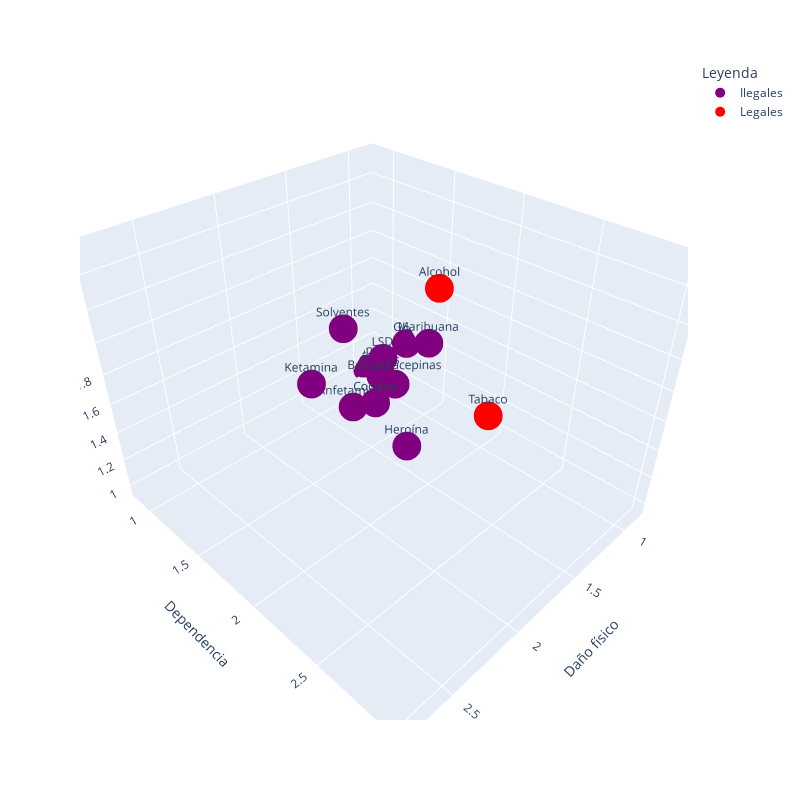

Notebook code for this chart:
### Code cell
import plotly.express as px
import pandas as pd

data = {
    "Sustancia": [
        "Heroína", "Cocaína", "Alcohol", "Ketamina", "Benzodiacepinas",
        "Anfetaminas", "Tabaco", "Marihuana", "Solventes", "LSD", "GHB", "Éxtasis", "Poppers"
    ],
    "Daño físico": [
        2.78, 2.33, 1.40, 2.00, 1.63, 1.81, 1.24, 0.99, 1.28, 1.13, 0.86, 1.05, 0.93
    ],
    "Dependencia": [
        3.00, 2.39, 1.93, 1.54, 1.83, 1.67, 2.21, 1.51, 1.01, 1.23, 1.19, 1.13, 0.87
    ],
    "Daño social": [
        2.54, 2.17, 2.21, 1.69, 1.65, 1.50, 1.42, 1.50, 1.52, 1.32, 1.30, 1.09, 0.97
    ]
}

# Actualizar el color de los puntos para sustancias legales (alcohol y tabaco) a gris
df['Color'] = df['Sustancia'].apply(lambda x: 'Legales' if x in ['Alcohol', 'Tabaco'] else 'Ilegales')

fig = px.scatter_3d(df, x="Daño físico", y="Dependencia", z="Daño social", text="Sustancia", color="Color",
                     color_discrete_map={"Legales": "red", "Ilegales": "purple"})

# Cambiar el tamaño de la figura y hacerla cuadrada
fig.update_layout(
    width=800,  # Ancho
    height=800,  # Alto
    scene=dict(xaxis_title="Daño físico", yaxis_title="Dependencia", zaxis_title="Daño social")
)

# Personalizar la leyenda
fig.update_traces(marker=dict(size=10))
fig.update_layout(legend_title_text="Leyenda")
fig.show()

### Figure 1 — Plotly figure (JSON) as saved in the notebook; plotly's stock layout.template omitted (floating-point values rounded to 4 significant figures)
{"data": [{"hovertemplate": "Color=Ilegales<br>Daño físico=%{x}<br>Dependencia=%{y}<br>Daño social=%{z}<br>Sustancia=%{text}<extra></extra>", "legendgroup": "Ilegales", "marker": {"color": "purple", "size": 10, "symbol": "circle"}, "mode": "markers+text", "name": "Ilegales", "scene": "scene", "showlegend": true, "text": ["Heroína", "Cocaína", "Ketamina", "Benzodiacepinas", "Anfetaminas", "Marihuana", "Solventes", "LSD", "GHB", "Éxtasis", "Poppers"], "type": "scatter3d", "x": [2.78, 2.33, 2, 1.63, 1.81, 0.99, 1.28, 1.13, 0.86, 1.05, 0.93], "y": [3, 2.39, 1.54, 1.83, 1.67, 1.51, 1.01, 1.23, 1.19, 1.13, 0.87], "z": [2.54, 2.17, 1.69, 1.65, 1.5, 1.5, 1.52, 1.32, 1.3, 1.09, 0.97]}, {"hovertemplate": "Color=Legales<br>Daño físico=%{x}<br>Dependencia=%{y}<br>Daño social=%{z}<br>Sustancia=%{text}<extra></extra>", "legendgroup": "Legales", "marker": {"color": "red", "size": 10, "symbol": "circle"}, "mode": "markers+text", "name": "Legales", "scene": "scene", "showlegend": true, "text": ["Alcohol", "Tabaco"], "type": "scatter3d", "x": [1.4, 1.24], "y": [1.93, 2.21], "z": [2.21, 1.42]}], "layout": {"height": 800, "legend": {"title": {"text": "Leyenda"}, "tracegroupgap": 0}, "margin": {"t": 60}, "scene": {"domain": {"x": [0, 1], "y": [0, 1]}, "xaxis": {"title": {"text": "Daño físico"}}, "yaxis": {"title": {"text": "Dependencia"}}, "zaxis": {"title": {"text": "Daño social"}}}, "width": 800}}
